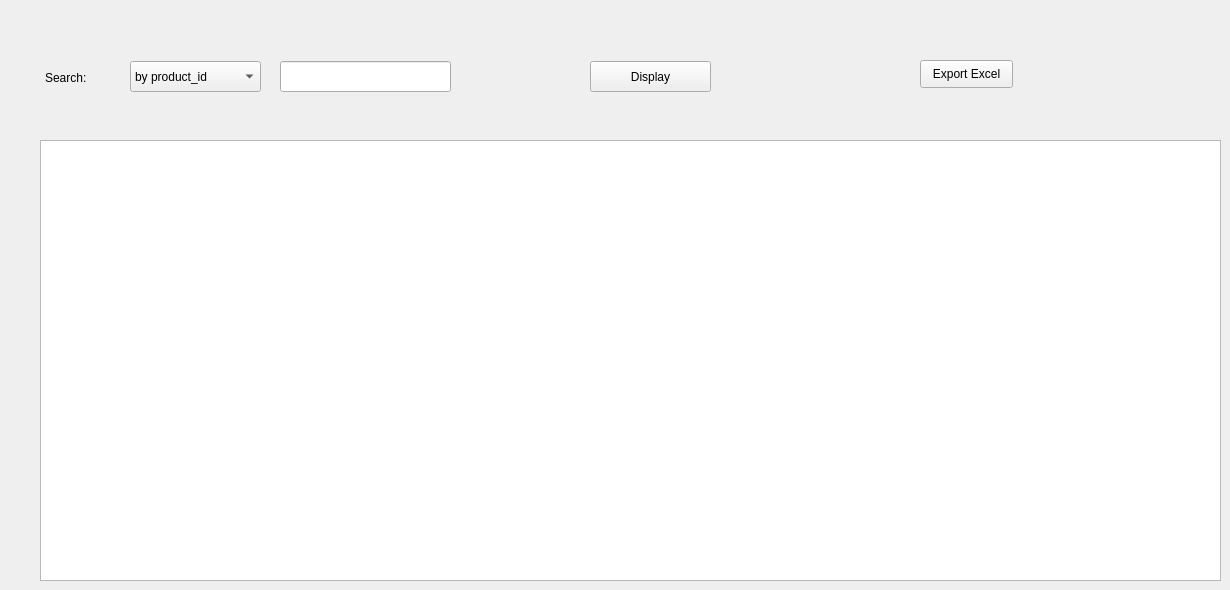
     <widget class="QWidget" name="tab_7">
      <attribute name="title">
       <string>Search</string>
      </attribute>
      <widget class="QComboBox" name="comboBox_Search_ID">
       <property name="geometry">
        <rect>
         <x>130</x>
         <y>61</y>
         <width>131</width>
         <height>31</height>
        </rect>
       </property>
       <item>
        <property name="text">
         <string>by product_id</string>
        </property>
       </item>
       <item>
        <property name="text">
         <string>by color</string>
        </property>
       </item>
       <item>
        <property name="text">
         <string>by size</string>
        </property>
       </item>
       <item>
        <property name="text">
         <string>by gender</string>
        </property>
       </item>
       <item>
        <property name="text">
         <string>by name</string>
        </property>
       </item>
      </widget>
      <widget class="QLineEdit" name="lineEdit_Search_key">
       <property name="geometry">
        <rect>
         <x>280</x>
         <y>61</y>
         <width>171</width>
         <height>31</height>
        </rect>
       </property>
       <property name="text">
        <string/>
       </property>
      </widget>
      <widget class="QPushButton" name="pushButton_Search_Display">
       <property name="geometry">
        <rect>
         <x>590</x>
         <y>61</y>
         <width>121</width>
         <height>31</height>
        </rect>
       </property>
       <property name="text">
        <string>Display</string>
       </property>
      </widget>
      <widget class="QTableView" name="tableView_Search_Display">
       <property name="geometry">
        <rect>
         <x>40</x>
         <y>140</y>
         <width>1181</width>
         <height>441</height>
        </rect>
       </property>
      </widget>
      <widget class="QLabel" name="label">
       <property name="geometry">
        <rect>
         <x>45</x>
         <y>70</y>
         <width>55</width>
         <height>16</height>
        </rect>
       </property>
       <property name="text">
        <string>Search: </string>
       </property>
      </widget>
      <widget class="QPushButton" name="pushButton_export_Excel">
       <property name="geometry">
        <rect>
         <x>920</x>
         <y>60</y>
         <width>93</width>
         <height>28</height>
        </rect>
       </property>
       <property name="text">
        <string>Export Excel</string>
       </property>
      </widget>
     </widget>
